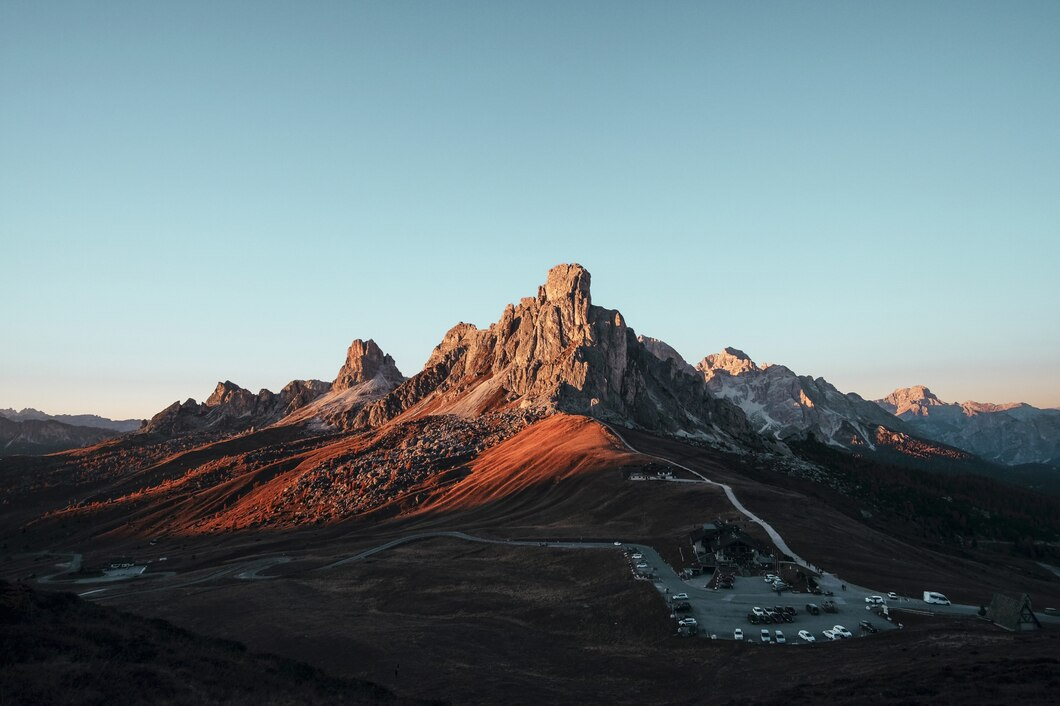
#> input picture Images/mountain.jpg, 1060 x 706 px
$ jupyter execute reading_and_writing_img.ipynb
#> lines starting #> are read from the running program, lines starting #| are printed output that depends on the picture
[cell 1]
import cv2

[cell 2]
#Read The Image
image=cv2.imread("../Images/mountain.jpg")
#> image is the input picture: shape (706, 1060, 3); mean B, G, R 128.1, 123.5, 107.8

[cell 3]
#check if the image loaded successfully
if image is None:
    print("Error: Could not load the image.")
else:
    print("Image loaded successfully.")

[cell 4]
#display the window
cv2.imshow("Image Window",image)
cv2.waitKey(0)
cv2.destroyAllWindows()

[cell 5]
#write the image
new_image=image+40
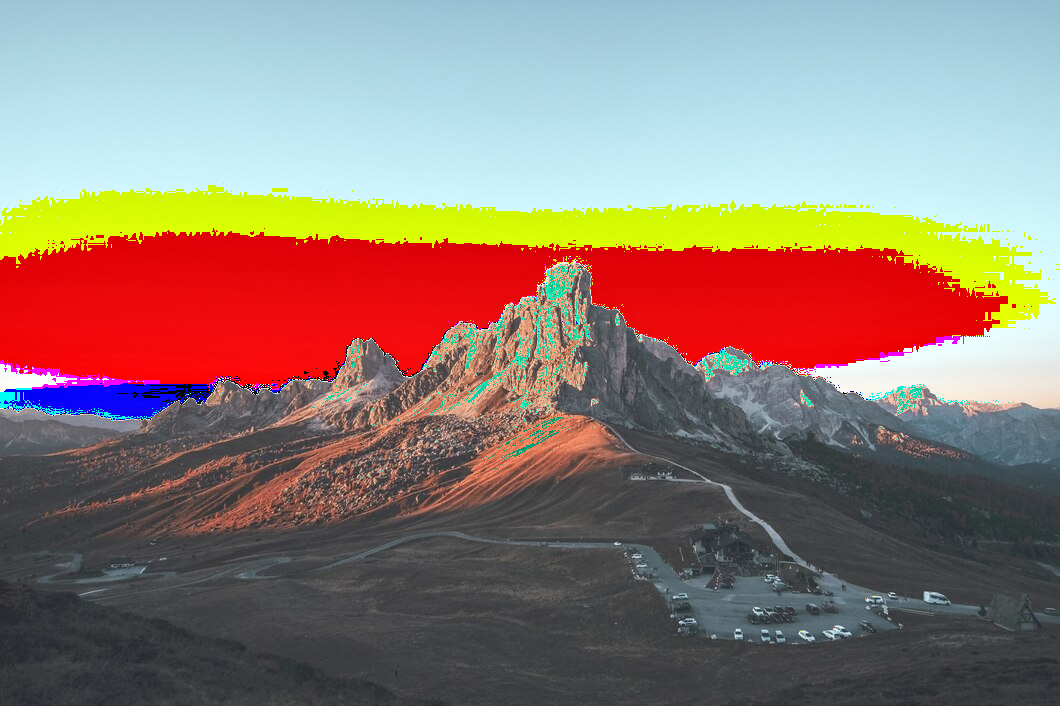
#> new_image: shape (706, 1060, 3); mean B, G, R 117.3, 125.7, 144.3

[cell 6]
cv2.imwrite("./output.jpg",new_image)
#> Out = True
